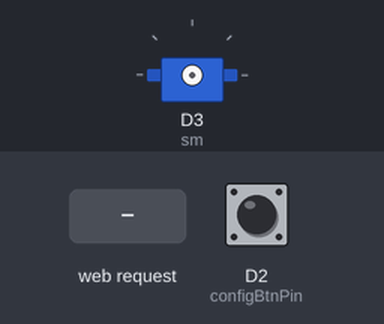
Recording of a sketch running on a simulated ESP8266 (NodeMCU). Parts: servo. The test bench sets the inputs (shaded band); at power-on: D2 (configBtnPin) HIGH. WiFi joins after 1.5 s; servers stay silent unless stated; what the sketch prints to the serial monitor is not drawn.

Above: at 4.7 s.
4.8 s: HTTP request GET /trigger received
At 6.3 s:
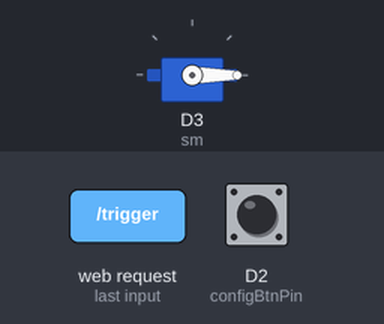
Timing chart, 0 to 7.8 s (numbered marks = the images above; inputs shaded):
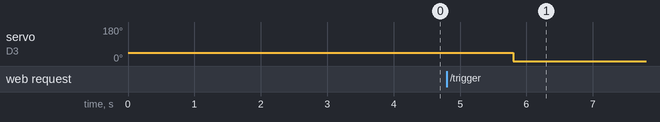

The sketch:

ff8d.ino
```cpp
#include <ESP8266WiFi.h>
#include <ESP8266WebServer.h>
#include <ESP8266mDNS.h>
#include <WiFiManager.h>
#include <Servo.h>

const char* esp8266_hostname = "ff8d-8266";

ESP8266WebServer server(80);
Servo sm;

void triggerServo() {
  sm.attach(D3);
  sm.write(45);
  delay(1000);
  sm.write(0);
  delay(1000);
  sm.detach();
}

void handleBang() {
  triggerServo();

  server.send(200, "text/plain", "Triggered.");
}

void startConfigurationMode() {
  WiFiManager wifiManager;

  Serial.println("Attempting to start configuration portal.");
  wifiManager.startConfigPortal(esp8266_hostname);
}

void initialize() {
  WiFiManager wifiManager;

  // Attempt to connect to previously saved WiFi credentials, if any exist
  if (!wifiManager.autoConnect(esp8266_hostname)) {
    Serial.println("Failed to connect and hit timeout");
    delay(3000);
    ESP.reset();
    delay(10000);
  }

  Serial.println("Connected to WiFi");

  if (MDNS.begin(esp8266_hostname)) {
    Serial.println("mDNS responder started");
  }

  delay(2000);

  server.on("/trigger", handleBang);

  server.begin();
  Serial.println("HTTP server started");
}

void setup() {
  Serial.begin(115200); // use common baud rate

  const int configBtnPin = D2;

  pinMode(configBtnPin, INPUT_PULLUP);
  if (digitalRead(configBtnPin) == LOW) {
    Serial.println("Button pressed. Entering configuration mode.");
    startConfigurationMode();
  } else {
    Serial.println("Button not pressed. Continuing setup");
    initialize();
  }
}

void loop() {
  server.handleClient();
}
```

Measured:
- after the input at 4.8 s, servo on D3 (sm): 45° → 0° after 1.0 s
